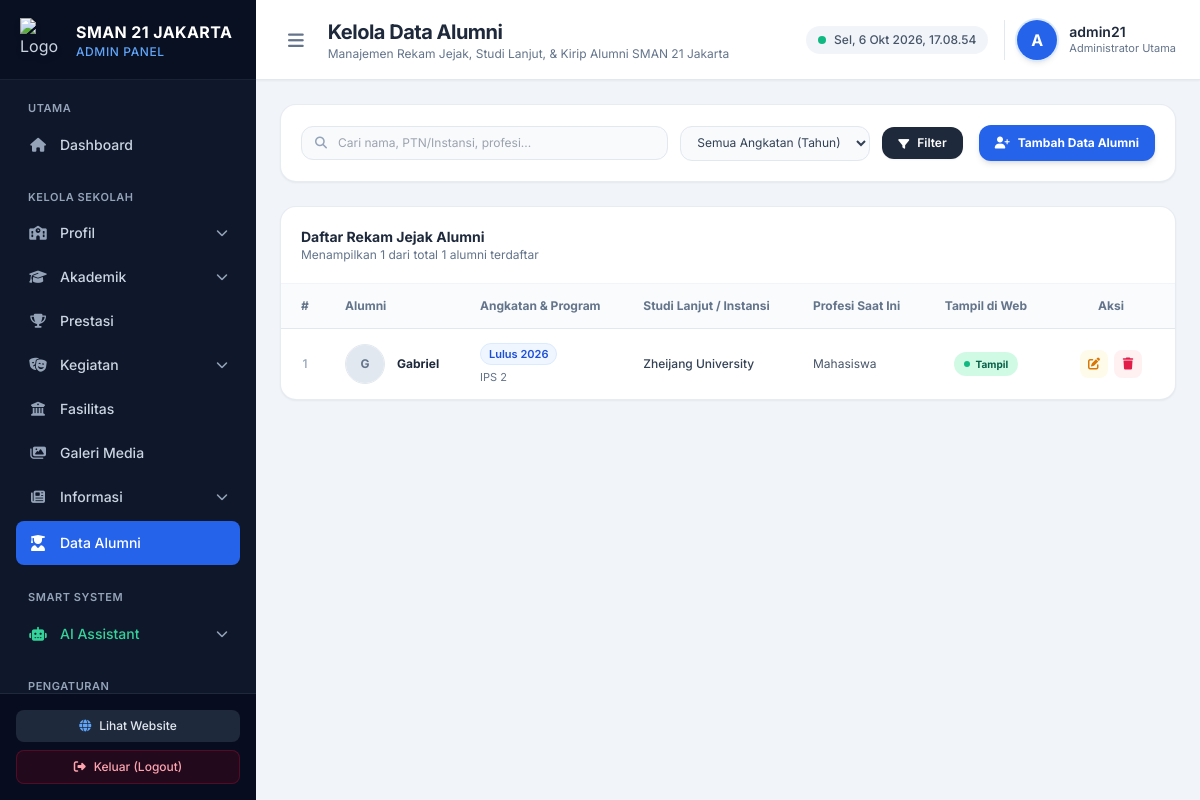
Screenshot of /admin/alumni/index.php with the database file from the repository.
### tables this page shows
CREATE TABLE `alumni` (
  `id` int(11) NOT NULL,
  `nama_alumni` varchar(255) NOT NULL,
  `tahun_lulus` int(4) NOT NULL,
  `jurusan_program` varchar(100) DEFAULT NULL,
  `foto` varchar(255) DEFAULT NULL,
  `universitas_instansi` varchar(255) DEFAULT NULL,
  `profesi` varchar(255) DEFAULT NULL,
  `cerita` text DEFAULT NULL,
  `prestasi` text DEFAULT NULL,
  `status_tampil` tinyint(1) NOT NULL DEFAULT 1
);

### admin/alumni/index.php (the view, shortened to what the rows shown need)
<?php
$host = 'sql305.byethost3.com';
$user = 'b3_43046986';
$pass = 'J@karta5';
$db   = 'b3_43046986_sman21jkt';
$conn = @mysqli_connect($host, $user, $pass, $db);
if ($conn) {
    mysqli_set_charset($conn, "utf8mb4");
}
$upload_dir = '../../uploads/alumni/';
$where_sql = "";
$limit  = 10;
$page   = isset($_GET['page']) ? max(1, intval($_GET['page'])) : 1;
$offset = ($page - 1) * $limit;
$alumni_list = [];
if ($conn) {
    $query = "SELECT * FROM alumni $where_sql ORDER BY tahun_lulus DESC, id DESC LIMIT $limit OFFSET $offset";
    $result = mysqli_query($conn, $query);
    if ($result) {
        while ($row = mysqli_fetch_assoc($result)) {
            $alumni_list[] = $row;
        }
    }
}
?>
<!DOCTYPE html>
<html lang="id">
<head>
    <script src="https://cdn.tailwindcss.com"></script>
    <link rel="stylesheet" href="https://cdnjs.cloudflare.com/ajax/libs/font-awesome/6.4.0/css/all.min.css">
</head>
<body class="bg-slate-50 font-sans text-slate-800 antialiased flex h-screen overflow-hidden">
    <aside id="sidebar" class="w-64 bg-slate-900 text-slate-300 flex flex-col flex-shrink-0 transition-all duration-300 z-30">
        <div class="h-20 flex items-center gap-3 px-5 border-b border-slate-800/80 bg-slate-950/40">
            <div class="leading-tight">
                <h1 class="font-bold text-white text-base tracking-wide">SMAN 21 JAKARTA</h1>
            </div>
        </div>
    </aside>
    <div class="flex-1 flex flex-col min-w-0 overflow-hidden bg-slate-100">
        <header class="h-20 bg-white border-b border-slate-200 flex items-center justify-between px-6 z-10 shadow-sm">
            <div class="flex items-center gap-4">
                <div>
                    <h2 class="text-xl font-bold text-slate-800 tracking-tight">Kelola Data Alumni</h2>
                </div>
            </div>
        </header>
        <main class="flex-1 overflow-y-auto p-6 space-y-6">
            <div class="bg-white rounded-2xl border border-slate-200/80 shadow-sm overflow-hidden flex flex-col">
                <div class="overflow-x-auto">
                    <table class="w-full text-left text-xs text-slate-600">
                        <thead class="bg-slate-50/80 text-slate-500 font-semibold border-b border-slate-200">
                            <tr>
                                <th class="py-3.5 px-4 w-12 text-center">#</th>
                                <th class="py-3.5 px-4">Alumni</th>
                                <th class="py-3.5 px-4">Angkatan & Program</th>
                                <th class="py-3.5 px-4">Studi Lanjut / Instansi</th>
                                <th class="py-3.5 px-4">Profesi Saat Ini</th>
                                <th class="py-3.5 px-4 text-center">Tampil di Web</th>
                                <th class="py-3.5 px-4 text-center w-32">Aksi</th>
                            </tr>
                        </thead>
                        <tbody class="divide-y divide-slate-100">
                            <?php if (!empty($alumni_list)): ?>
                                <?php foreach ($alumni_list as $index => $a): ?>
                                    <tr class="hover:bg-slate-50/80 transition">
                                        <td class="py-3.5 px-4 text-center font-medium text-slate-400">
                                            <?= $offset + $index + 1 ?>
                                        </td>
                                        <td class="py-3.5 px-4">
                                            <div class="flex items-center gap-3">
                                                <div class="w-10 h-10 rounded-full bg-slate-100 overflow-hidden flex-shrink-0 border border-slate-200">
                                                    <?php if (!empty($a['foto']) && file_exists($upload_dir . $a['foto'])): ?>
                                                        <img src="../../uploads/alumni/<?= htmlspecialchars($a['foto']) ?>" alt="<?= htmlspecialchars($a['nama_alumni']) ?>" class="w-full h-full object-cover">
                                                    <?php else: ?>
                                                        <div class="w-full h-full flex items-center justify-center bg-slate-200 text-slate-500 font-bold text-xs">
                                                            <?= strtoupper(substr($a['nama_alumni'], 0, 1)) ?>
                                                        </div>
                                                    <?php endif; ?>
                                                </div>
                                                <div>
                                                    <p class="font-bold text-slate-800 text-xs"><?= htmlspecialchars($a['nama_alumni']) ?></p>
                                                </div>
                                            </div>
                                        </td>
                                        <td class="py-3.5 px-4">
                                            <span class="inline-flex items-center px-2 py-0.5 rounded-full text-[11px] font-semibold bg-blue-50 text-blue-700 border border-blue-100">
                                                Lulus <?= $a['tahun_lulus'] ?>
                                            </span>
                                            <p class="text-[11px] text-slate-500 mt-1"><?= htmlspecialchars($a['jurusan_program'] ?? '-') ?></p>
                                        </td>
                                        <td class="py-3.5 px-4 font-medium text-slate-700">
                                            <?= htmlspecialchars($a['universitas_instansi'] ?? '-') ?>
                                        </td>
                                        <td class="py-3.5 px-4 text-slate-600">
                                            <?= htmlspecialchars($a['profesi'] ?? '-') ?>
                                        </td>
                                        <td class="py-3.5 px-4 text-center">
                                            <form method="POST" class="inline-block">
                                                <button type="submit" title="Klik untuk mengubah status" class="inline-flex items-center gap-1.5 px-2.5 py-1 rounded-full text-[10px] font-bold transition <?= $a['status_tampil'] == 1 ? 'bg-emerald-100 text-emerald-800 hover:bg-emerald-200' : 'bg-slate-100 text-slate-500 hover:bg-slate-200' ?>">
                                                    <span class="w-1.5 h-1.5 rounded-full <?= $a['status_tampil'] == 1 ? 'bg-emerald-500' : 'bg-slate-400' ?>"></span>
                                                    <?= $a['status_tampil'] == 1 ? 'Tampil' : 'Sembunyi' ?>
                                                </button>
                                            </form>
                                        </td>
                                        <td class="py-3.5 px-4 text-center">
                                            <div class="flex items-center justify-center gap-1.5">
                                                <button onclick="openModalEdit(<?= htmlspecialchars(json_encode($a)) ?>)" class="w-7 h-7 rounded-lg bg-amber-50 text-amber-600 hover:bg-amber-500 hover:text-white transition flex items-center justify-center text-xs" title="Edit Alumni">
                                                    <i class="fa-solid fa-pen-to-square"></i>
                                                </button>
                                                <button onclick="openModalDelete(<?= $a['id'] ?>, '<?= htmlspecialchars(addslashes($a['nama_alumni'])) ?>')" class="w-7 h-7 rounded-lg bg-rose-50 text-rose-600 hover:bg-rose-600 hover:text-white transition flex items-center justify-center text-xs" title="Hapus Alumni">
                                                    <i class="fa-solid fa-trash"></i>
                                                </button>
                                            </div>
                                        </td>
                                    </tr>
                                <?php endforeach; ?>
                            <?php endif; ?>
                        </tbody>
                    </table>
                </div>
            </div>
        </main>
    </div>
</body>
</html>

### rows the page displays
alumni: index "1", nama_alumni "G", nama_alumni "Gabriel", tahun_lulus "2026", jurusan_program "IPS 2", universitas_instansi "Zheijang University", profesi "Mahasiswa", status_tampil 1 (drawn)

### other values shown
substr($admin_username, 0, 1) "A"
$admin_username "admin21"
count($alumni_list) "1"
$total_rows "1"
